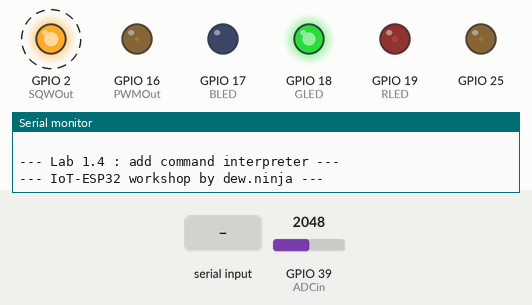
Simulated run of this sketch. Board: ESP32. Parts: output pins drawn as LEDs (lit = HIGH), the last lines printed to the serial monitor. Dashed ring = blinking. The inputs (shaded band) are chosen by the test bench; at power-on: GPIO 39 (ADCin) = 2048.

Above: at 1.28 s.
1.3 s: "step" received over Serial
At 2.33 s:
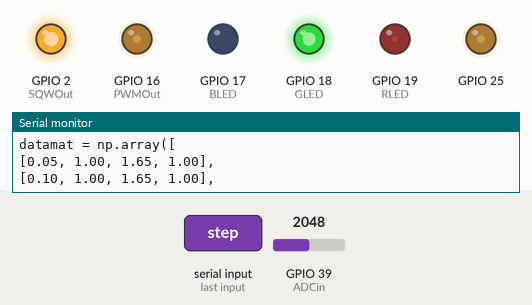
4.3 s: GPIO 39 (ADCin) set to 2866
At 4.48 s:
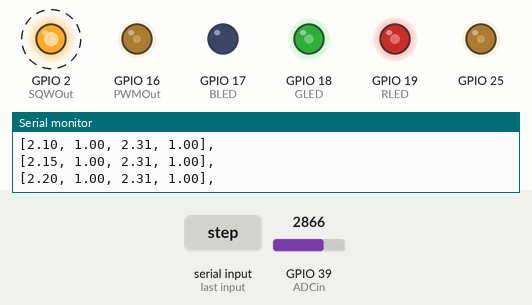
7.3 s: GPIO 39 (ADCin) set to 3603
At 7.54 s:
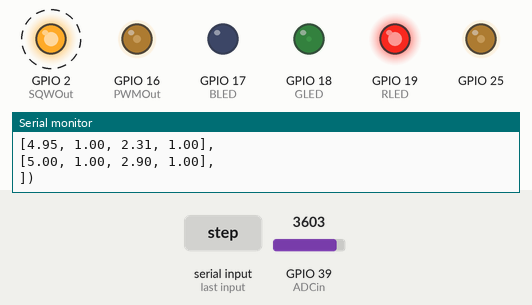
10.3 s: GPIO 39 (ADCin) set to 4095
At 10.49 s:
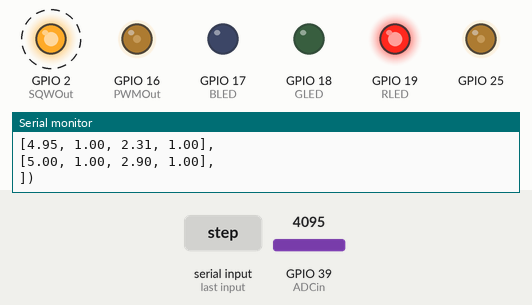
13.3 s: GPIO 39 (ADCin) set to 1228
At 13.45 s:
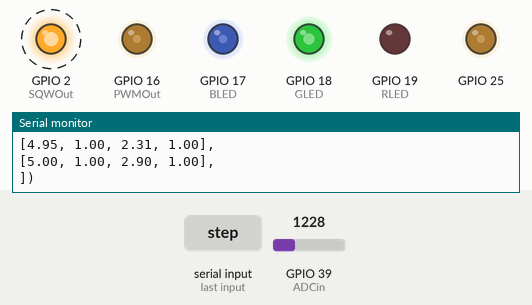
16.3 s: GPIO 39 (ADCin) set to 491
At 16.52 s:
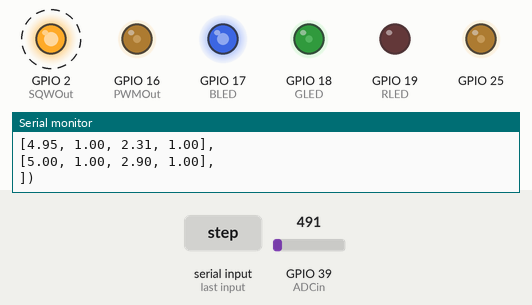
Timing chart, 0 to 20.3 s (numbered marks = the images above; inputs shaded):
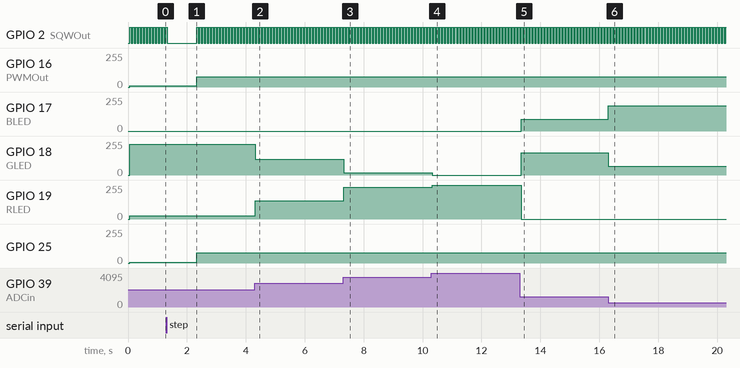

The sketch:

lab1_4.ino
```cpp
// Lab1_4.ino
// IoT-ESP32 workshop by dew.ninja
// July 2019
// Program for NodeMCU-32S
// *** Add command interpreter ****
// Update : March 2021
//   * remove OLED commands
//   * format output to Python arrays
//   * add time data to the output

const int PWMOut = 16;    // use GPIO16 as PWM
const int ADCin = A3;   //   use A3 as plant output y
const int SQWOut = LED_BUILTIN;  // square-wave output, also LED onboard
// timer channels
const byte PWMch=1;
const byte REDch = 2;
const byte GREENch = 3;
const byte BLUEch = 4;


// ******************* RGB pin assignments and values **************
const int RLED=19, GLED=18, BLED=17;   // pin numbers for RGB led
int Rval=0, Gval=0, Bval=0;   // values for RGB color
// *********************************************************************

const int DATASIZEMAX = 5000;   // maximum data size


// voltage range
const float VMAX = 3;
const float VMID = 1.5;
const float VMIN = 0;

// PWM and ADC ranges
const int PWMMAX = 4095;  // 12-bit PWM
const int PWMMID = 2047;
const int PWMMIN = 0;
const int ADCMAX = 4095;   // 12-bit ADC
const int ADCMID = 2047;
const int ADCMIN = 0;

float y = 0;     // plant output (in volts)
float r = 0.1, rold = 0.1;     // command value (in volts)
float u = 0.1;      // controller output (in volts)
float raw2v = 3.3/4095;   // 12-bit raw unit to volt

// --- global variables for sampling period and time data ----
float T = 0.05;   // sampling period
unsigned long T_ms;  // sampling period in milliseconds
unsigned long previous_time = 0, current_time = 0;
float tdata = 0;  // time data sent to output


int i = 0;          // index
String rcvdstring;   // string received from serial
String cmdstring;   // command part of received string
String  parmstring; // parameter part of received string
int noparm = 0;    // flag if no parameter is passed
int parmvalint;        // parameter value
float parmvalfloat;
int newcmd = 0;     // flag when new command received
int sepIndex;       // index of seperator
int datasize = 100;  // number of data points
int datacapt = 0;

int adcval = 0;         // ADC input value
int pwmval = 0;       // pwm value
int dacval = 0;

// initialize RGB-LED
void RGBled_init(void)
{
    // ******* RGB LED outputs *****************
  pinMode(RLED, OUTPUT);
  pinMode(GLED, OUTPUT);
  pinMode(BLED, OUTPUT);
  ledcSetup(REDch, 5000, 12);   // Red LED
  ledcSetup(GREENch, 5000, 12);   // Green LED
  ledcSetup(BLUEch, 5000, 12);   // Blue LED

  ledcAttachPin(RLED, REDch);
  ledcAttachPin(GLED, GREENch);
  ledcAttachPin(BLED, BLUEch);


}
// initialize PWM output
void PWM_init(void)
{
  pinMode(PWMOut, OUTPUT);

  ledcSetup(PWMch, 5000, 12);   // 12-bit PWM output
  ledcAttachPin(PWMOut, PWMch);

}


void setup() {
  pinMode(SQWOut, OUTPUT);
  PWM_init();
  RGBled_init();
  Serial.begin(115200);

  // ----------Print lab number to serial -------
  Serial.println(" ");
  Serial.println("--- Lab 1.4 : add command interpreter ---");
  Serial.println("--- IoT-ESP32 workshop by dew.ninja ---");
  // ----------------------------------------

  T_ms = 1000*T;
  pwmval = int(u/raw2v);

}

void loop() {
  current_time = millis();
  if ((current_time - previous_time)>T_ms) {
    previous_time = current_time;
    digitalWrite(SQWOut,!digitalRead(SQWOut)); // toggle on-board LED
    // ************* check for new command from serial port ****************
    while (Serial.available() > 0 )   {
          rcvdstring = Serial.readString();
          newcmd = 1;
    }
    if (newcmd)   { // execute this part only when new command received
      cmdInt();   // invoke the interpreter
      newcmd = 0;
    }
    // *****************************************************************

    adcval = analogRead(ADCin);      // read analog input
    y = raw2v*adcval;          // convert to volt
    u = r;
    pwmval = int(u/raw2v);
    ledcWrite(PWMch, pwmval);       // write to PWM
    dacval = pwmval>>4;
    dacWrite(DAC1, dacval);     // also write to DAC
    tdata += T;   // update time data
    esp_y2rgb();  // lid RGB LED

    if (datacapt)   {
      // send data to host
      Serial.print("[");
      Serial.print(tdata);
      Serial.print(", ");
      Serial.print(r);
      Serial.print(", ");
      Serial.print(y);
      Serial.print(", ");
      Serial.print(u);
      Serial.println("],");
      i++;
      if (i== datasize)  {
        datacapt = 0;      // reset the command change flag
        i = 0;              // reset index
        Serial.println("])");

      }
    }
  }
}


// set RGB led to specified color
void lidRGBled(int rval, int gval, int bval)
{

  ledcWrite(REDch, rval);
  ledcWrite(GREENch, gval);
  ledcWrite(BLUEch, bval);
}

// lid RGB led according to output level
void esp_y2rgb(void)
{
  float yt;
  int ypwm, rval, gval, bval;

  if (y<=1.5)   {
    yt=y/1.5;
    rval =0;
    bval = int(PWMMAX*(1-yt));
    gval = int(PWMMAX*yt);
    lidRGBled(rval, gval, bval);

  }
  else if (y>1.5)  {
    yt = (y-1.5)/1.5;
    if (yt>1) yt=1;
    bval = 0;
    gval = int(PWMMAX*(1-yt));
    rval = int(PWMMAX*yt);
    lidRGBled(rval, gval, bval);
  }
}


// ************ command interpreter implementation ****************
void cmdInt(void)
{
    rcvdstring.trim();  // remove leading&trailing whitespace, if any
    // find index of separator '='
    sepIndex = rcvdstring.indexOf('=');
    if (sepIndex==-1) {
      cmdstring = rcvdstring;
      noparm = 1;
    }
    else  {
    // extract command and parameter
      cmdstring = rcvdstring.substring(0, sepIndex);
      cmdstring.trim();
      parmstring = rcvdstring.substring(sepIndex+1);
      parmstring.trim();
      noparm = 0;
    }
    // check if received command string is a valid command
    if (cmdstring.equalsIgnoreCase("step")|cmdstring.equalsIgnoreCase("r"))   {
      if (noparm==1)   {  // step to 1
        r = 1;
        rold = r;
      }
      else  {  // step to new spedified value
         parmvalfloat = parmstring.toFloat();

        //limit step command to 0 - 3 volts
        if (parmvalfloat > VMAX) parmvalfloat = VMAX;
        else if (parmvalfloat< VMIN) parmvalfloat = VMIN;

        r = parmvalfloat;
        rold = r;   // save previous command
      }
      Serial.println("datamat = np.array([");
      tdata = 0;   // reset time data variable
      datacapt = 1;    // set the flag to capture data
      i = 0;              // reset data index
    }
    else if (cmdstring.equalsIgnoreCase("datasize"))   {
      if (noparm==1)   {
        Serial.print("Current datasize = ");
        Serial.println(datasize);
      }
      else   {
        parmvalint = parmstring.toInt();
        if (parmvalint > DATASIZEMAX) parmvalint = DATASIZEMAX; // limit datasize to DATASIZEMAX
        else if (parmvalint<0) parmvalint = 0;
        datasize = parmvalint;
        Serial.print("Datasize set to ");
        Serial.println(datasize);

      }
    }


    else   {
      Serial.println("Invalid command");
    }
}

// *****************************************************************************
```

Measured:
- after the input at 1.3 s, GPIO 16 (PWMOut): 8/255 → 77/255 after 1.0 s; GPIO 25: 7/255 → 77/255 after 1.0 s
- after the input at 4.3 s, GPIO 18 (GLED): 229/255 → 117/255 at once; GPIO 19 (RLED): 26/255 → 138/255 at once
- after the input at 7.3 s, GPIO 18 (GLED): 117/255 → 16/255 at once; GPIO 19 (RLED): 138/255 → 239/255 at once
- after the input at 10.3 s, GPIO 18 (GLED): 16/255 → 0/255 at once; GPIO 19 (RLED): 239/255 → 255/255 at once
- after the input at 13.3 s, GPIO 17 (BLED): 0/255 → 87/255 at once; GPIO 18 (GLED): 0/255 → 168/255 at once; GPIO 19 (RLED): 255/255 → 0/255 at once
- after the input at 16.3 s, GPIO 17 (BLED): 87/255 → 188/255 at once; GPIO 18 (GLED): 168/255 → 67/255 at once
- by itself, GPIO 2 (SQWOut): alternates HIGH for 0.05 s and LOW for 0.05 s
